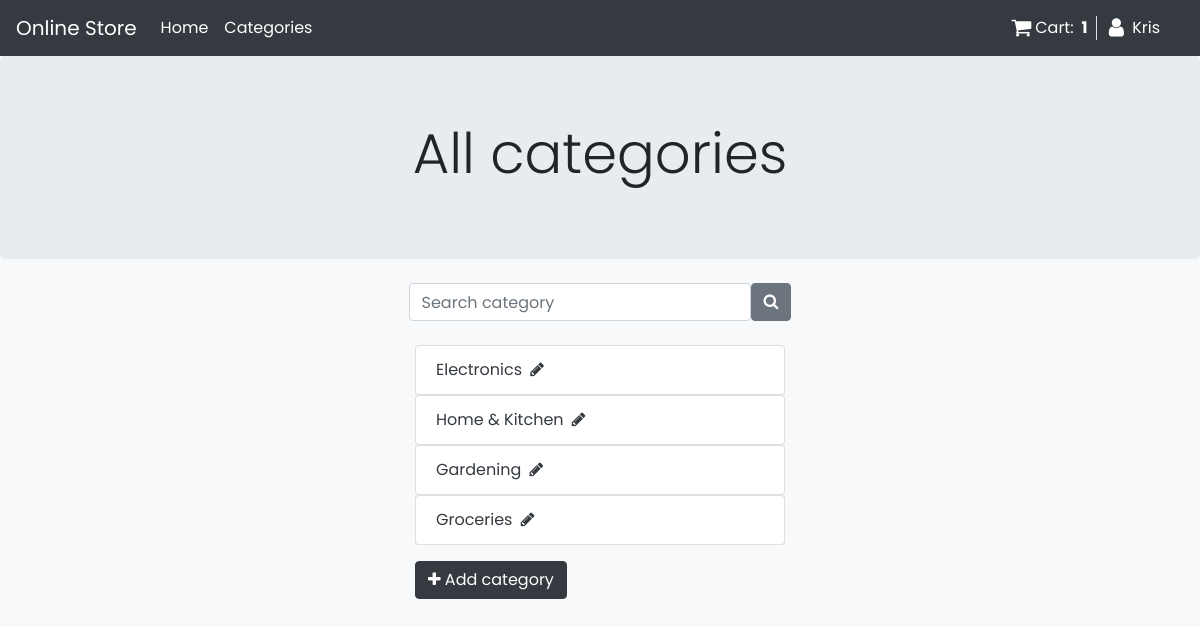
/categories_list (signed in), run on the app's committed database.
### my_store/models.py (models this page shows, shortened)
class Order(models.Model):
    user = models.ForeignKey(User, on_delete=models.CASCADE)
    items = models.ManyToManyField(OrderItem)
    ordered = models.BooleanField(default=False)
    billing_address = models.ForeignKey('BillingAddress', on_delete=models.SET_NULL, blank=True, null=True)
    start_date = models.DateTimeField(auto_now_add=True)
    ordered_date = models.DateTimeField()

class Category(models.Model):
    name = models.CharField(max_length=60)

### my_store/views.py (the view)
# urls.py: path('categories_list', views.CategoryListView.as_view(), name='categories'),
class CategoryListView(ListView):
    model = Category
    template_name = 'category_list.html'
    context_object_name = 'categories'
    def get_queryset(self):
        categories = Category.objects.all()
        search = self.request.GET.get('search')
        if search is not None:
            categories = categories.filter(name__icontains=search)
        return categories

### my_store/templatetags/cart_template_tag.py (called while the page is built)
@register.filter
def cart_item_count(user):
    if user.is_authenticated:
        qs = Order.objects.filter(user=user, ordered=False)
        if qs.exists():
            return qs[0].items.count()
    return 0

### my_store/templates/category_list.html (shortened to what this page needs)
{% extends 'base.html' %}
{% block header %}All categories{% endblock %}
{% block content %}
<div class="container-fluid pt-4">
    <div class="row justify-content-center pb-4">
            {% if price_sort_type or brand_name %}
            {% else %}
            <form class="form-inline" method="get">
                <input class="form-control" type="search" placeholder="Search category" aria-label="Search" name="search">
                <button class="btn btn-secondary" type="submit"><i class="fa fa-search " aria-hidden="true"></i></button>
            </form>
    {% endif %}
    </div>
    <div class="row bg-light justify-content-center">
            <div class="col-4">
                {% for c in categories %}
                <ul class="list-group">
                        <li class="list-group-item">
                            <a class="text-dark" href="{% url 'products' %}?category={{c.id}}">{{ c.name }}</a>
                            {% if perms.my_store.delete_category %}
                            <a  href="{% url 'edit_category' c.id %}"><i class="fa fa-pencil text-dark ml-1" aria-hidden="true"></i></a>
                            {% endif %}
                        </li>
                </ul>
                {% endfor %}
                {% if perms.create_category %}
                <a class="btn btn-dark mt-3" href="{% url 'create_category' %}">
                    <i class="fa fa-plus" aria-hidden="true"></i>
                    Add category
                </a>
                {% endif %}
            </div>
    </div>
</div>
{% endblock %}

### my_store/templates/base.html (shortened to what this page needs)
<!DOCTYPE html>
<html lang="en">
{% load static %}
{% load cart_template_tag %}
<head>
    <link rel="stylesheet" href="https://cdn.jsdelivr.net/npm/bootstrap@4.6.0/dist/css/bootstrap.min.css">
    <link rel="stylesheet" href="https://cdnjs.cloudflare.com/ajax/libs/font-awesome/4.7.0/css/font-awesome.min.css">
    <link rel="stylesheet" href="{% static 'my_store/css/stylesheet.css' %}">
</head>
<nav class="navbar navbar-expand-lg navbar-dark bg-dark">
    <a class="navbar-brand" href="{% url 'products' %}">Online Store</a>
    <div class="navbar-collapse collapse" id="navbarSupportedContent">
        <ul class="navbar-nav ">
            <li class="nav-item active">
                <a class="nav-link " href="{% url 'products' %}">Home <span class="sr-only">(current)</span></a>
            </li>
        </ul>
        <ul class="navbar-nav mr-auto">
            <li class="nav-item dropdown">
                <a class="nav-link active" href="#" id="navbarDropdown" role="button" data-toggle="dropdown" aria-haspopup="true" aria-expanded="false">
                    Categories
                </a>
            </li>
        </ul>
        <ul class="navbar-nav ">
            <li class="nav-item ">
                <div class="border-right">
                    <a class="text-white mr-2" href="{% url 'order_summary' %}">
                     <i class="fa fa-shopping-cart fa-lg mr-1 " aria-hidden="true"></i>Cart:
                        <div class="font-weight-bold float-right mr-2">
                            {{ request.user | cart_item_count }}
                        </div>
                    </a>
                </div>
            </li>
        </ul>
        {% if user.is_authenticated %}
        <ul class="navbar-nav">
            <li class="nav-item dropdown  ml-1">
                <a class="nav-link text-white" href="#" id="UserDropdown" role="button" data-toggle="dropdown">
                    <i class="fa fa-user fa-lg mr-1" aria-hidden="true"></i>
                    {{ user | title }}
                </a>
            </li>
        </ul>
        {% endif %}
    </div>
</nav>
<div class="jumbotron mb-0 " style="text-align: center;">
        <div class="container">
            <h1 class="display-4">
                {% block header %}{% endblock %}
            </h1>
        </div>
</div>
<body class="bg-light" style="">
{% block content %}
{% endblock %}
</body>
</body>
</html>

### my_store/templates/base.html (style rules this page uses)
body { font-family: 'Poppins', sans-serif; }

### data on the page
Category: name "Electronics"
Category: name "Home & Kitchen"
Category: name "Gardening"
Category: name "Groceries"

### other printed values
{{ request.user | cart_item_count }} "1"
{{ user | title }} "Kris"
